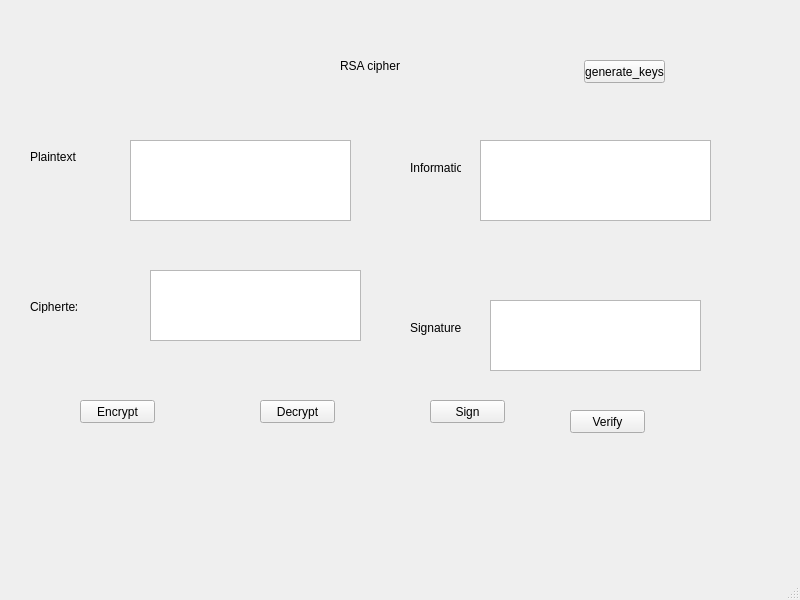
<?xml version="1.0" encoding="UTF-8"?>
<ui version="4.0">
 <class>MainWindow</class>
 <widget class="QMainWindow" name="MainWindow">
  <property name="geometry">
   <rect>
    <x>0</x>
    <y>0</y>
    <width>800</width>
    <height>600</height>
   </rect>
  </property>
  <property name="windowTitle">
   <string>MainWindow</string>
  </property>
  <widget class="QWidget" name="centralwidget">
   <widget class="QLabel" name="label">
    <property name="geometry">
     <rect>
      <x>340</x>
      <y>50</y>
      <width>211</width>
      <height>31</height>
     </rect>
    </property>
    <property name="text">
     <string>RSA cipher</string>
    </property>
   </widget>
   <widget class="QTextEdit" name="txt_plaintext">
    <property name="geometry">
     <rect>
      <x>130</x>
      <y>140</y>
      <width>221</width>
      <height>81</height>
     </rect>
    </property>
   </widget>
   <widget class="QTextEdit" name="txt_ciphertext">
    <property name="geometry">
     <rect>
      <x>150</x>
      <y>270</y>
      <width>211</width>
      <height>71</height>
     </rect>
    </property>
   </widget>
   <widget class="QPushButton" name="btn_generate_keys">
    <property name="geometry">
     <rect>
      <x>584</x>
      <y>60</y>
      <width>81</width>
      <height>23</height>
     </rect>
    </property>
    <property name="text">
     <string>generate_keys</string>
    </property>
   </widget>
   <widget class="QLabel" name="label_2">
    <property name="geometry">
     <rect>
      <x>30</x>
      <y>150</y>
      <width>47</width>
      <height>13</height>
     </rect>
    </property>
    <property name="text">
     <string>Plaintext</string>
    </property>
   </widget>
   <widget class="QLabel" name="label_3">
    <property name="geometry">
     <rect>
      <x>30</x>
      <y>300</y>
      <width>47</width>
      <height>13</height>
     </rect>
    </property>
    <property name="text">
     <string>Ciphertext</string>
    </property>
   </widget>
   <widget class="QTextEdit" name="txt_infermation">
    <property name="geometry">
     <rect>
      <x>480</x>
      <y>140</y>
      <width>231</width>
      <height>81</height>
     </rect>
    </property>
   </widget>
   <widget class="QTextEdit" name="txt_sig">
    <property name="geometry">
     <rect>
      <x>490</x>
      <y>300</y>
      <width>211</width>
      <height>71</height>
     </rect>
    </property>
   </widget>
   <widget class="QPushButton" name="btn_encrypt">
    <property name="geometry">
     <rect>
      <x>80</x>
      <y>400</y>
      <width>75</width>
      <height>23</height>
     </rect>
    </property>
    <property name="text">
     <string>Encrypt</string>
    </property>
   </widget>
   <widget class="QPushButton" name="btn_Decrypt">
    <property name="geometry">
     <rect>
      <x>260</x>
      <y>400</y>
      <width>75</width>
      <height>23</height>
     </rect>
    </property>
    <property name="text">
     <string>Decrypt</string>
    </property>
   </widget>
   <widget class="QPushButton" name="btn_sign">
    <property name="geometry">
     <rect>
      <x>430</x>
      <y>400</y>
      <width>75</width>
      <height>23</height>
     </rect>
    </property>
    <property name="text">
     <string>Sign</string>
    </property>
   </widget>
   <widget class="QPushButton" name="btn_verify">
    <property name="geometry">
     <rect>
      <x>570</x>
      <y>410</y>
      <width>75</width>
      <height>23</height>
     </rect>
    </property>
    <property name="text">
     <string>Verify</string>
    </property>
   </widget>
   <widget class="QLabel" name="label_4">
    <property name="geometry">
     <rect>
      <x>410</x>
      <y>160</y>
      <width>51</width>
      <height>16</height>
     </rect>
    </property>
    <property name="text">
     <string>Information</string>
    </property>
   </widget>
   <widget class="QLabel" name="label_5">
    <property name="geometry">
     <rect>
      <x>410</x>
      <y>320</y>
      <width>51</width>
      <height>16</height>
     </rect>
    </property>
    <property name="text">
     <string>Signature</string>
    </property>
   </widget>
  </widget>
  <widget class="QMenuBar" name="menubar">
   <property name="geometry">
    <rect>
     <x>0</x>
     <y>0</y>
     <width>800</width>
     <height>21</height>
    </rect>
   </property>
  </widget>
  <widget class="QStatusBar" name="statusbar"/>
 </widget>
 <resources/>
 <connections/>
</ui>
